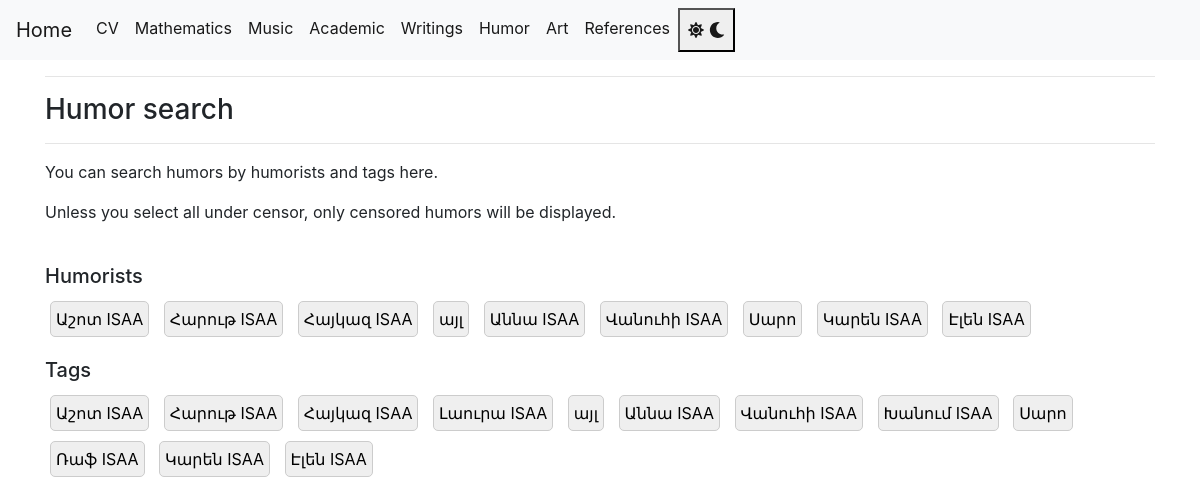
/humor-isaa, run on the app's committed database.
### tables this page shows
CREATE TABLE humorists (
    id INTEGER PRIMARY KEY,
    humorist TEXT NOT NULL
);

CREATE TABLE tags (
    id INTEGER PRIMARY KEY,
    tag TEXT NOT NULL
);

### main.py (the view)
@app.route('/humor-isaa')
def humor_isaa():
    return humor_category("ISAA")

### main.py (called while the page is built)
def get_db_connection():
    conn = sqlite3.connect('database.db')
    conn.row_factory = sqlite3.Row
    return conn

### templates/search_humors.html (shortened to what this page needs)
{% extends 'base.html' %}
{% block content %}
<hr>
<h3>Humor search</h3>
<hr>
<p>You can search humors by humorists and tags here.</p>
<p>Unless you select all under censor, only censored humors will be displayed.</p>
<br>
<h5>Humorists</h5>
<p>{% for humorist in humorists %}
    <button class="humorist-frame">{{ humorist }}</button>
    {% endfor %}
</p>
<h5>Tags</h5>
<p>{% for tag in tags %}
    <button class="tag-frame" id="tag-{{ loop.index }}" data-tag="{{ tag }}">{{ tag }}</button>
    {% endfor %}
</p>
{% endblock %}

### static/css/style.css (style rules this page uses)
:root { --bg-color-light: #ffffff; --text-color-light: #000000; --selected-bg-light: #2fff00; --bg-color-dark: #1f1f1f; --text-color-dark: #ffffff; --border-color-dark: #ccc; --selected-bg-dark: #007f00; }
body { background-color: var(--bg-color-light); color: var(--text-color-light); }
.tag-frame, .humorist-frame, .censor-frame { border: 1px solid var(--border-color-dark); border-radius: 5px; padding: 5px; margin: 5px; display: inline-block; }

### data on the page
humorists: humorist "Աշոտ ISAA"
humorists: humorist "Հարութ ISAA"
humorists: humorist "Հայկազ ISAA"
humorists: humorist "այլ"
humorists: humorist "Աննա ISAA"
humorists: humorist "Վանուհի ISAA"
humorists: humorist "Սարո"
humorists: humorist "Կարեն ISAA"
humorists: humorist "Էլեն ISAA"
tags: tag "Աշոտ ISAA"
tags: tag "Հարութ ISAA"
tags: tag "Հայկազ ISAA"
tags: tag "Լաուրա ISAA"
tags: tag "այլ"
tags: tag "Աննա ISAA"
tags: tag "Վանուհի ISAA"
tags: tag "Խանում ISAA"
tags: tag "Սարո"
tags: tag "Ռաֆ ISAA"
tags: tag "Կարեն ISAA"
tags: tag "Էլեն ISAA"
